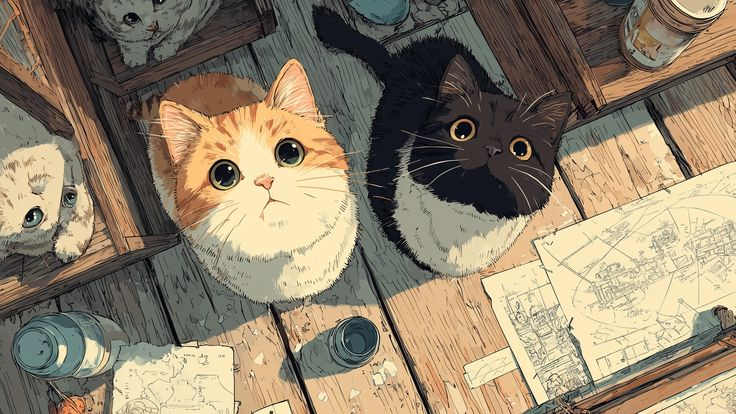
#> input picture Kucing.jpg, 736 x 414 px
$ python tugas4.py
#> lines starting #> are read from the running program, lines starting #| are printed output that depends on the picture; after the words box and inside, x2 and y2 are one past the last pixel; in counts of white or black regions, pixels touching at a corner belong together
import cv2
import numpy as np
import matplotlib
matplotlib.use('Agg')
import matplotlib.pyplot as plt

# Load gambar asli
img = cv2.imread('Kucing.jpg')
#> img is the input picture: shape (414, 736, 3); mean B, G, R 108.2, 130.6, 144.5
# OpenCV membaca gambar dalam format BGR, kita ubah ke RGB untuk visualisasi Matplotlib
img_rgb = cv2.cvtColor(img, cv2.COLOR_BGR2RGB)

# --- TASK 1: Konversi RGB ke Grayscale ---
gray = cv2.cvtColor(img, cv2.COLOR_BGR2GRAY)
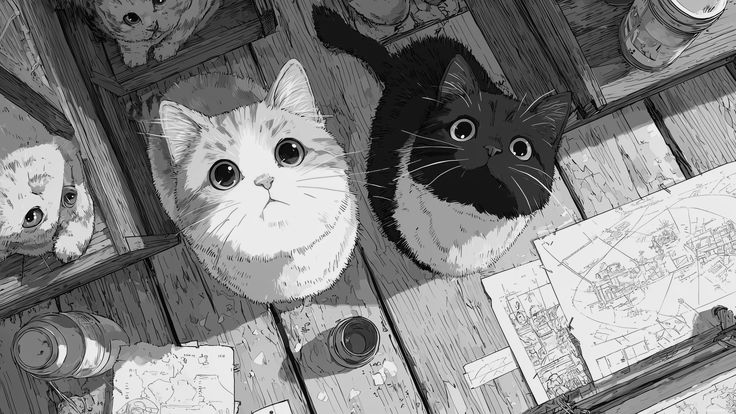
#> gray: shape (414, 736); min 0, max 254, mean 132.2

# --- TASK 2: Konversi Grayscale ke Biner ---
# Menggunakan nilai threshold tengah (127)
_, biner = cv2.threshold(gray, 127, 255, cv2.THRESH_BINARY)
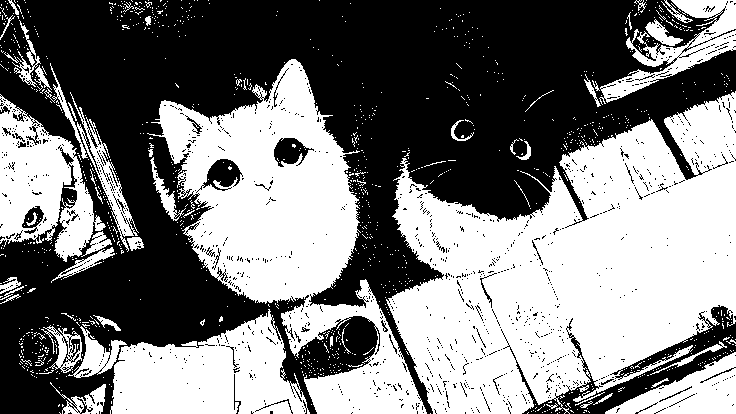
#> biner: shape (414, 736); 48.7% white; 1145 white regions (1092 under 20 px), largest, box (x1, y1, x2, y2) and area: (386, 91, 736, 414) 69654, (147, 59, 427, 414) 37115, (110, 309, 310, 414) 13295

# --- TASK 3: Konversi Grayscale ke m-bit ---
# Contoh: Mengubah ke 3-bit (hanya memiliki 2^3 = 8 derajat keabuan)
m = 3
mbit = (gray / (256 / (2**m))).astype(np.uint8)
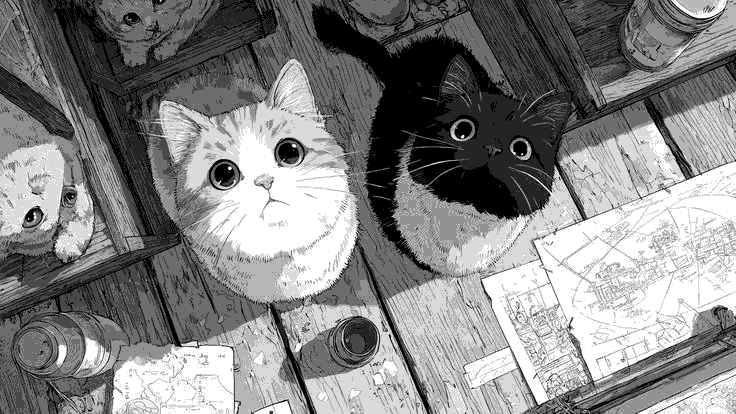
#> mbit: shape (414, 736); min 0, max 7, mean 3.66; drawn with min black and max white
# Dikembalikan ke rentang 0-255 hanya agar bisa dilihat secara visual
mbit_display = mbit * (255 / (2**m - 1))
mbit_display = mbit_display.astype(np.uint8)

# --- TASK 4: Image dengan Brightness ---
# Menambahkan intensitas cahaya (alpha=1 untuk kontras tetap, beta=50 untuk tambah cerah)
brightness = cv2.convertScaleAbs(img_rgb, alpha=1, beta=50)
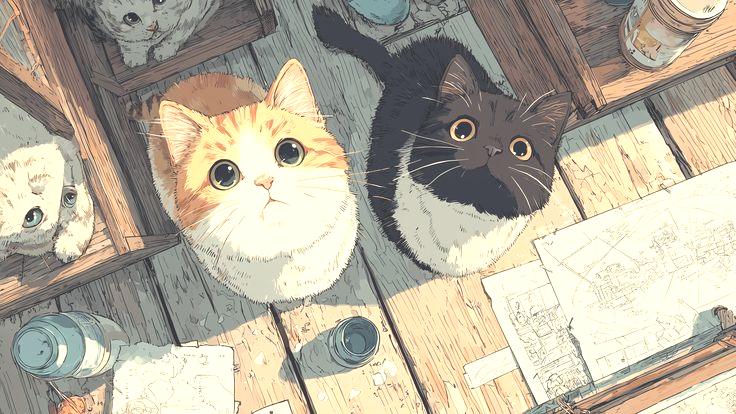
#> brightness: shape (414, 736, 3); mean R, G, B 183.4, 175.8, 158.1

# --- TASK 5: Image dengan Contrast ---
# Meningkatkan kontras (alpha=1.5 untuk kontras dinaikkan, beta=0 untuk brightness tetap)
contrast = cv2.convertScaleAbs(img_rgb, alpha=1.5, beta=0)
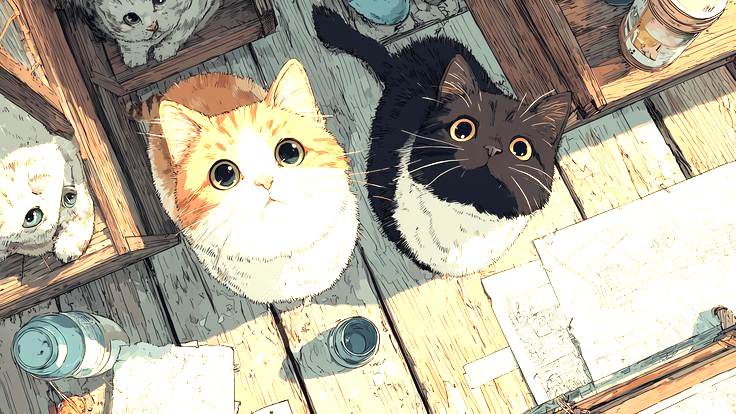
#> contrast: shape (414, 736, 3); mean R, G, B 180.5, 174.1, 157.3

# --- TASK 6: Image Grayscale to Histogram ---
# Disiapkan langsung di plot Matplotlib pada bagian visualisasi (subplot 7)

# --- TASK 7: Image dengan Operasi Histogram Equalization ---
equalized = cv2.equalizeHist(gray)


# ====================================================================
# VISUALISASI HASIL KESELURUHAN (Akan muncul di satu jendela)
# ====================================================================
plt.figure(figsize=(15, 10))

plt.subplot(3, 3, 1)
plt.title('Original RGB')
plt.imshow(img_rgb)
plt.axis('off')

plt.subplot(3, 3, 2)
plt.title('1. Grayscale')
plt.imshow(gray, cmap='gray')
plt.axis('off')

plt.subplot(3, 3, 3)
plt.title('2. Biner (Threshold 127)')
plt.imshow(biner, cmap='gray')
plt.axis('off')

plt.subplot(3, 3, 4)
plt.title(f'3. {m}-bit Image')
plt.imshow(mbit_display, cmap='gray')
plt.axis('off')

plt.subplot(3, 3, 5)
plt.title('4. Brightness (+50)')
plt.imshow(brightness)
plt.axis('off')

plt.subplot(3, 3, 6)
plt.title('5. Contrast (x1.5)')
plt.imshow(contrast)
plt.axis('off')

plt.subplot(3, 3, 7)
plt.title('6. Histogram dari Grayscale')
plt.hist(gray.ravel(), 256, [0,256], color='black')
plt.xlim([0, 256])

plt.subplot(3, 3, 8)
plt.title('7. Histogram Equalization')
plt.imshow(equalized, cmap='gray')
plt.axis('off')

# Ekstra: Perbandingan histogram setelah di-equalize
plt.subplot(3, 3, 9)
plt.title('Histogram setelah Equalization')
plt.hist(equalized.ravel(), 256, [0,256], color='black')
plt.xlim([0, 256])

plt.tight_layout()
plt.savefig('tugas4_output.png')
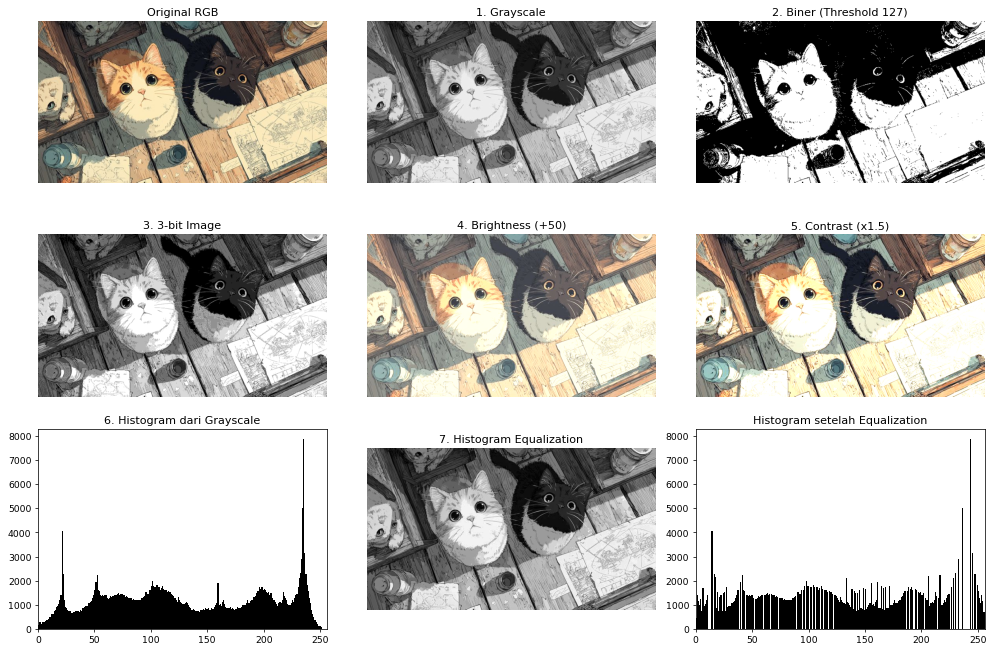
#> figure drawn by matplotlib, 9 panels; panel 7: tallest bar 7879 high, from x = 235 to 236; panel 9: tallest bar 7879 high, from x = 243 to 244
print('Saved plot to tugas4_output.png')
